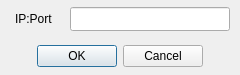
<?xml version="1.0" encoding="UTF-8"?>
<ui version="4.0">
 <class>QueryIPDialog</class>
 <widget class="QDialog" name="QueryIPDialog">
  <property name="geometry">
   <rect>
    <x>0</x>
    <y>0</y>
    <width>240</width>
    <height>75</height>
   </rect>
  </property>
  <property name="minimumSize">
   <size>
    <width>240</width>
    <height>75</height>
   </size>
  </property>
  <property name="maximumSize">
   <size>
    <width>240</width>
    <height>75</height>
   </size>
  </property>
  <property name="windowTitle">
   <string>Query address</string>
  </property>
  <property name="locale">
   <locale language="English" country="UnitedStates"/>
  </property>
  <widget class="QDialogButtonBox" name="buttonBox">
   <property name="geometry">
    <rect>
     <x>0</x>
     <y>40</y>
     <width>240</width>
     <height>32</height>
    </rect>
   </property>
   <property name="locale">
    <locale language="English" country="UnitedStates"/>
   </property>
   <property name="orientation">
    <enum>Qt::Horizontal</enum>
   </property>
   <property name="standardButtons">
    <set>QDialogButtonBox::Cancel|QDialogButtonBox::Ok</set>
   </property>
   <property name="centerButtons">
    <bool>true</bool>
   </property>
  </widget>
  <widget class="QLabel" name="labelAddress">
   <property name="geometry">
    <rect>
     <x>15</x>
     <y>5</y>
     <width>51</width>
     <height>28</height>
    </rect>
   </property>
   <property name="text">
    <string>IP:Port</string>
   </property>
  </widget>
  <widget class="QLineEdit" name="inputAddress">
   <property name="geometry">
    <rect>
     <x>70</x>
     <y>7</y>
     <width>160</width>
     <height>24</height>
    </rect>
   </property>
  </widget>
 </widget>
 <resources/>
 <connections>
  <connection>
   <sender>buttonBox</sender>
   <signal>accepted()</signal>
   <receiver>QueryIPDialog</receiver>
   <slot>accept()</slot>
   <hints>
    <hint type="sourcelabel">
     <x>248</x>
     <y>254</y>
    </hint>
    <hint type="destinationlabel">
     <x>157</x>
     <y>274</y>
    </hint>
   </hints>
  </connection>
  <connection>
   <sender>buttonBox</sender>
   <signal>rejected()</signal>
   <receiver>QueryIPDialog</receiver>
   <slot>reject()</slot>
   <hints>
    <hint type="sourcelabel">
     <x>316</x>
     <y>260</y>
    </hint>
    <hint type="destinationlabel">
     <x>286</x>
     <y>274</y>
    </hint>
   </hints>
  </connection>
 </connections>
</ui>
